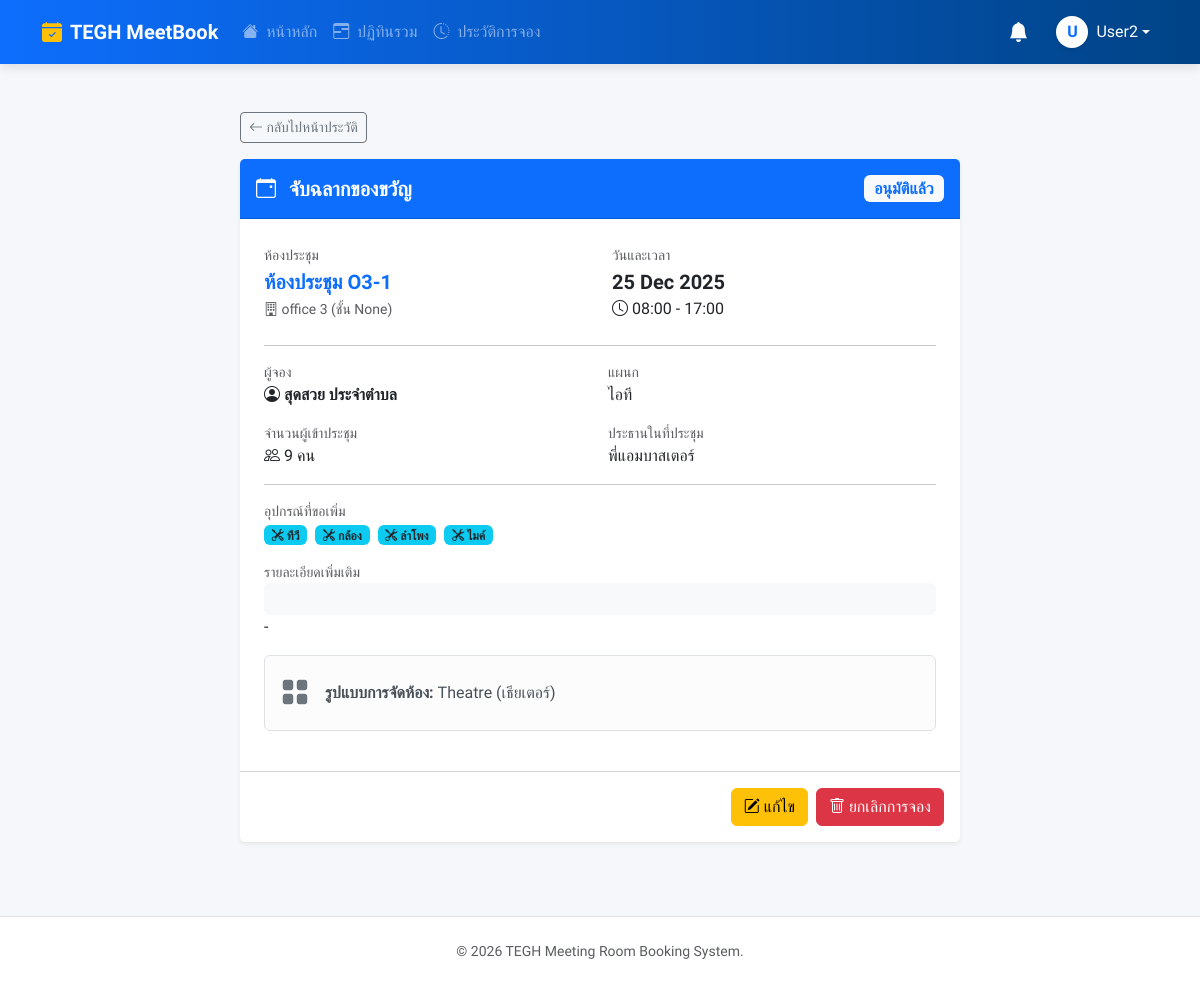
Page /booking/87/detail/ (signed in) on the committed database.
### booking/models.py (models this page shows, shortened)
class Booking(models.Model):
    user = models.ForeignKey(User, on_delete=models.SET_NULL, null=True, related_name='bookings')
    room = models.ForeignKey(Room, on_delete=models.CASCADE, related_name='bookings')
    title = models.CharField(max_length=200, verbose_name="หัวข้อการประชุม")
    start_time = models.DateTimeField(verbose_name="เวลาเริ่ม")
    end_time = models.DateTimeField(verbose_name="เวลาสิ้นสุด")
    chairman = models.CharField(max_length=200, blank=True, null=True, verbose_name="ประธาน")
    department = models.CharField(max_length=200, blank=True, null=True, verbose_name="แผนก")
    participant_count = models.PositiveIntegerField(default=1, verbose_name="จำนวนคน")
    participants = models.ManyToManyField(User, related_name='participating_in', blank=True, verbose_name="ผู้เข้าร่วม")
    is_user_seen = models.BooleanField(default=False, verbose_name="ผู้จองรับทราบแล้ว")
    equipments = models.ManyToManyField(Equipment, blank=True, related_name='bookings', verbose_name="อุปกรณ์ที่ขอเพิ่ม")
    presentation_file = models.FileField(upload_to='presentations/', blank=True, null=True, verbose_name="ไฟล์นำเสนอ")
    description = models.TextField(blank=True, null=True, verbose_name="รายละเอียด")
    additional_requests = models.TextField(blank=True, null=True, verbose_name="คำขอเพิ่มเติม")
    additional_notes = models.TextField(blank=True, null=True, verbose_name="หมายเหตุ")
    LAYOUT_CHOICES = (
        ('theatre', 'Theatre (เธียเตอร์)'),
        ('classroom', 'Classroom (แบบห้องเรียน)'),
        ('u_shape', 'U-Shape (รูปตัว U)'),
        ('banquet', 'Banquet (แบบจัดเลี้ยง)'),
        ('banquet_rounds', 'Banquet Rounds (โต๊ะจีน)'),
        ('conference', 'Conference (ห้องประชุมยาว)'),
        ('other', 'อื่นๆ (ระบุเพิ่มเติม)'),
    )
    room_layout = models.CharField(
        max_length=20,
        choices=LAYOUT_CHOICES,
        default='theatre',
        verbose_name="รูปแบบการจัดห้อง"
    )
    room_layout_attachment = models.FileField(
        upload_to='layout_attachments/',
        blank=True,
        null=True,
        verbose_name="ไฟล์แนบผังห้อง"
    )
    STATUS_CHOICES = [
        ('PENDING', 'รออนุมัติ'),
        ('APPROVED', 'อนุมัติแล้ว'),
        ('REJECTED', 'ไม่อนุมัติ'),
        ('CANCELLED', 'ยกเลิกแล้ว'),
    ]
    status = models.CharField(max_length=10, choices=STATUS_CHOICES, default='PENDING')
    created_at = models.DateTimeField(auto_now_add=True)
    updated_at = models.DateTimeField(auto_now=True)
    parent_booking = models.ForeignKey('self', on_delete=models.CASCADE, null=True, blank=True, related_name='child_bookings')
    recurrence_rule = models.CharField(max_length=20, blank=True, null=True)
    outlook_event_id = models.CharField(max_length=255, blank=True, null=True)
    @property
    def is_past(self):
        if not self.end_time: return False
        return timezone.now() > self.end_time
    def can_user_edit_or_cancel(self, user):
        if not user or not user.is_authenticated: return False
        if user.is_staff: return True
        if self.is_past: return False
        return self.user == user

class Room(models.Model):
    name = models.CharField(max_length=100, verbose_name="ชื่อห้องประชุม")
    building = models.CharField(max_length=100, blank=True, null=True, verbose_name="อาคาร/ตึก")
    floor = models.CharField(max_length=50, blank=True, null=True, verbose_name="ชั้น")
    location = models.CharField(max_length=255, blank=True, null=True, verbose_name="สถานที่ตั้ง")
    capacity = models.PositiveIntegerField(default=1, verbose_name="ความจุ (คน)")
    equipment_in_room = models.TextField(blank=True, null=True, help_text="ระบุอุปกรณ์ถาวรในห้อง", verbose_name="อุปกรณ์ถาวรในห้อง")
    image = models.ImageField(upload_to='room_images/', blank=True, null=True, verbose_name="รูปภาพห้อง")
    approver = models.ForeignKey(User, on_delete=models.SET_NULL, null=True, blank=True, related_name='approvable_rooms', verbose_name="ผู้อนุมัติ")
    is_maintenance = models.BooleanField(default=False, verbose_name="สถานะปิดปรับปรุง")
    maintenance_start = models.DateTimeField(null=True, blank=True, verbose_name="เริ่มปิดปรับปรุง")
    maintenance_end = models.DateTimeField(null=True, blank=True, verbose_name="สิ้นสุดปิดปรับปรุง")
    requires_approval = models.BooleanField(default=True, verbose_name="ต้องรออนุมัติ")
    line_notify_token = models.CharField(max_length=50, blank=True, null=True, verbose_name="Line Notify Token")
    teams_webhook_url = models.TextField(blank=True, null=True, verbose_name="Teams Webhook URL")

class Equipment(models.Model):
    name = models.CharField(max_length=100, verbose_name="ชื่ออุปกรณ์")
    description = models.TextField(blank=True, null=True, verbose_name="รายละเอียด")

### booking/views.py (the view)
# urls.py: path('booking/<int:booking_id>/detail/', views.booking_detail_view, name='booking_detail'),
@login_required
def booking_detail_view(request, booking_id):
    b = get_object_or_404(Booking, pk=booking_id)
    can_edit = b.can_user_edit_or_cancel(request.user)
    return render(request, 'pages/booking_detail.html', {**get_base_context(request), 'booking': b, 'can_edit_or_cancel': can_edit})

### booking/views.py (called while the page is built)
def is_admin(user):
    return user.is_authenticated and (user.is_superuser or user.is_staff or user.groups.filter(name='Admin').exists())

def is_approver_or_admin(user):
    return user.is_authenticated and (user.is_superuser or user.is_staff or user.groups.filter(name__in=['Approver', 'Admin']).exists())

### templates/pages/booking_detail.html (shortened to what this page needs)
{% extends 'base.html' %}
{% block content %}
<div class="container py-4">
    <div class="row justify-content-center">
        <div class="col-lg-8">
            <a href="{% url 'history' %}" class="btn btn-outline-secondary mb-3 btn-sm">
                <i class="bi bi-arrow-left"></i> กลับไปหน้าประวัติ
            </a>
            <div class="card shadow-sm border-0">
                <div class="card-header bg-primary text-white py-3">
                    <div class="d-flex justify-content-between align-items-center">
                        <h5 class="mb-0 fw-bold"><i class="bi bi-calendar-event me-2"></i> {{ booking.title }}</h5>
                        <span class="badge bg-light text-primary fs-6">{{ booking.get_status_display }}</span>
                    </div>
                </div>
                <div class="card-body p-4">
                    <div class="row g-4 mb-4">
                        <div class="col-md-6">
                            <label class="text-muted small">ห้องประชุม</label>
                            <div class="fw-bold fs-5 text-primary">{{ booking.room.name }}</div>
                            <small class="text-muted"><i class="bi bi-building"></i> {{ booking.room.building }} (ชั้น {{ booking.room.floor }})</small>
                        </div>
                        <div class="col-md-6">
                            <label class="text-muted small">วันและเวลา</label>
                            <div class="fw-bold fs-5">{{ booking.start_time|date:"d M Y" }}</div>
                            <div class="text-dark">
                                <i class="bi bi-clock"></i> {{ booking.start_time|date:"H:i" }} - {{ booking.end_time|date:"H:i" }}
                            </div>
                        </div>
                    </div>
                    <hr class="opacity-10">
                    <div class="row g-3">
                        <div class="col-md-6">
                            <label class="text-muted small d-block">ผู้จอง</label>
                            <span class="fw-bold"><i class="bi bi-person-circle"></i> {{ booking.user.get_full_name|default:booking.user.username }}</span>
                        </div>
                        <div class="col-md-6">
                            <label class="text-muted small d-block">แผนก</label>
                            <span>{{ booking.department|default:"-" }}</span>
                        </div>
                        <div class="col-md-6">
                            <label class="text-muted small d-block">จำนวนผู้เข้าประชุม</label>
                            <span><i class="bi bi-people"></i> {{ booking.participant_count }} คน</span>
                        </div>
                        <div class="col-md-6">
                            <label class="text-muted small d-block">ประธานในที่ประชุม</label>
                            <span>{{ booking.chairman|default:"-" }}</span>
                        </div>
                    </div>
                    <hr class="opacity-10">
                    <div class="mb-3">
                        <label class="text-muted small d-block">อุปกรณ์ที่ขอเพิ่ม</label>
                        {% for equip in booking.equipments.all %}
                            <span class="badge bg-info text-dark me-1"><i class="bi bi-tools"></i> {{ equip.name }}</span>
                        {% empty %}
                            <span class="text-muted">- ไม่มี -</span>
                        {% endfor %}
                    </div>
                    <div class="mb-3">
                        <label class="text-muted small d-block">รายละเอียดเพิ่มเติม</label>
                        <p class="mb-0 bg-light p-3 rounded text-secondary">{{ booking.description|default:"-"|linebreaks }}</p>
                    </div>
                    {% if booking.room_layout %}
                    <div class="alert alert-light border d-flex align-items-center">
                        <i class="bi bi-grid-fill fs-3 me-3 text-secondary"></i>
                        <div>
                            <strong>รูปแบบการจัดห้อง:</strong> {{ booking.get_room_layout_display }}
                        </div>
                    </div>
                    {% endif %}
                </div>
                {% if can_edit_or_cancel %}
                <div class="card-footer bg-white p-3 d-flex justify-content-end gap-2">
                    <a href="{% url 'edit_booking' booking.id %}" class="btn btn-warning">
                        <i class="bi bi-pencil-square"></i> แก้ไข
                    </a>
                    <form action="{% url 'delete_booking' booking.id %}" method="post" onsubmit="return confirm('ยืนยันที่จะยกเลิกการจองนี้?');">
                        <button type="submit" class="btn btn-danger">
                            <i class="bi bi-trash"></i> ยกเลิกการจอง
                        </button>
                    </form>
                </div>
                {% endif %}
            </div>
        </div>
    </div>
</div>
{% endblock %}

### templates/base.html (shortened to what this page needs)
<!DOCTYPE html>
<html lang="th">
<head>
    <link href="https://cdn.jsdelivr.net/npm/bootstrap@5.3.0/dist/css/bootstrap.min.css" rel="stylesheet">
    <link rel="stylesheet" href="https://cdn.jsdelivr.net/npm/bootstrap-icons@1.11.0/font/bootstrap-icons.css">
    <link href="https://cdn.jsdelivr.net/npm/select2@4.1.0-rc.0/dist/css/select2.min.css" rel="stylesheet" />
    <link rel="stylesheet" href="https://cdn.jsdelivr.net/npm/select2-bootstrap-5-theme@1.3.0/dist/select2-bootstrap-5-theme.min.css" />
</head>
<body class="d-flex flex-column min-vh-100">
    <nav class="navbar navbar-expand-lg navbar-dark navbar-premium sticky-top">
        <div class="container">
            <a class="navbar-brand fw-bold d-flex align-items-center" href="{% url 'dashboard' %}">
                <i class="bi bi-calendar-check-fill me-2 text-warning"></i>
                TEGH MeetBook
            </a>
            <div class="collapse navbar-collapse" id="navbarNav">
                <ul class="navbar-nav me-auto">
                    {% for item in menu_items %}
                    <li class="nav-item">
                        <a class="nav-link {% if item.active %}active text-white{% else %}text-white-50{% endif %}" href="{% url item.url_name %}">
                            <i class="bi {{ item.icon }} me-1"></i> {{ item.label }}
                        </a>
                    </li>
                    {% endfor %}
                </ul>
                <ul class="navbar-nav align-items-center gap-1">
                    <li class="nav-item dropdown">
                        <a class="nav-link position-relative text-white" href="#" id="notificationDropdown" role="button" data-bs-toggle="dropdown" aria-expanded="false">
                            <i class="bi bi-bell-fill fs-5"></i>
                        </a>
                    </li>
                    {% if user.is_authenticated %}
                    <li class="nav-item dropdown ms-2">
                        <a class="nav-link dropdown-toggle text-white d-flex align-items-center" href="#" data-bs-toggle="dropdown">
                            <div class="bg-white text-primary rounded-circle d-flex align-items-center justify-content-center fw-bold me-2 shadow-sm" style="width: 32px; height: 32px;">
                                {{ user.username|make_list|first|upper }}
                            </div>
                            <span class="d-none d-lg-inline">{{ user.username }}</span>
                        </a>
                    </li>
                    {% else %}
                    <li class="nav-item"><a class="nav-link text-white fw-bold" href="{% url 'login' %}">เข้าสู่ระบบ</a></li>
                    {% endif %}
                </ul>
            </div>
        </div>
    </nav>
    <main class="main-wrapper mt-4">
        <div class="container">
            {% block content %}{% endblock %}
        </div>
    </main>
    <footer class="bg-white border-top py-4 mt-auto">
        <div class="container text-center text-muted small">
            <p class="mb-1">&copy; 2026 TEGH Meeting Room Booking System.</p>
        </div>
    </footer>
</body>
</html>

### templates/base.html (style rules this page uses)
body { font-family: 'Sarabun', sans-serif; background-color: #f5f7fa; overflow-x: hidden; }
.navbar-premium { background: linear-gradient(90deg, #0d6efd 0%, #004385 100%); box-shadow: 0 4px 10px rgba(0,0,0,0.1); }
.nav-link { transition: all 0.2s; }
.main-wrapper { min-height: 80vh; padding-bottom: 50px; width: 100%; }

### rows in the picture
Booking: title "จับฉลากของขวัญ", status "อนุมัติแล้ว", room.name "ห้องประชุม O3-1", room.building "office 3", room.floor "None", start_time "25 Dec 2025", start_time "08:00", end_time "17:00", user.get_full_name "สุดสวย ประจำตำบล", department "ไอที", participant_count "9", chairman "พี่แอมบาสเตอร์", description "-", room_layout "Theatre (เธียเตอร์)"
Equipment: name "ทีวี"
Equipment: name "กล้อง"
Equipment: name "ลำโพง"
Equipment: name "ไมค์"

### other values in the picture
{{ item.label }} "หน้าหลัก" "ปฏิทินรวม" "ประวัติการจอง"
{{ user.username|make_list|first|upper }} "U"
{{ user.username }} "User2"
